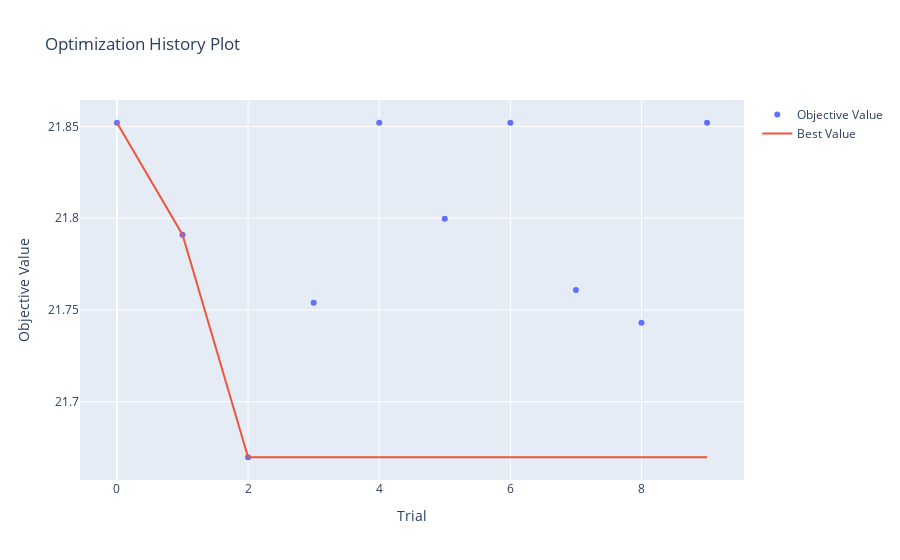

Notebook cell for this chart:
### Code cell
optuna.visualization.plot_optimization_history(study)

### Figure 1 — Plotly figure (JSON) as saved in the notebook; plotly's stock layout.template omitted (floating-point values rounded to 4 significant figures)
{"data": [{"mode": "markers", "name": "Objective Value", "type": "scatter", "x": [0, 1, 2, 3, 4, 5, 6, 7, 8, 9], "y": [21.85, 21.79, 21.67, 21.75, 21.85, 21.8, 21.85, 21.76, 21.74, 21.85]}, {"mode": "lines", "name": "Best Value", "type": "scatter", "x": [0, 1, 2, 3, 4, 5, 6, 7, 8, 9], "y": [21.85, 21.79, 21.67, 21.67, 21.67, 21.67, 21.67, 21.67, 21.67, 21.67]}, {"marker": {"color": "#cccccc"}, "mode": "markers", "name": "Infeasible Trial", "showlegend": false, "type": "scatter", "x": [], "y": []}], "layout": {"title": {"text": "Optimization History Plot"}, "xaxis": {"title": {"text": "Trial"}}, "yaxis": {"title": {"text": "Objective Value"}}}}
